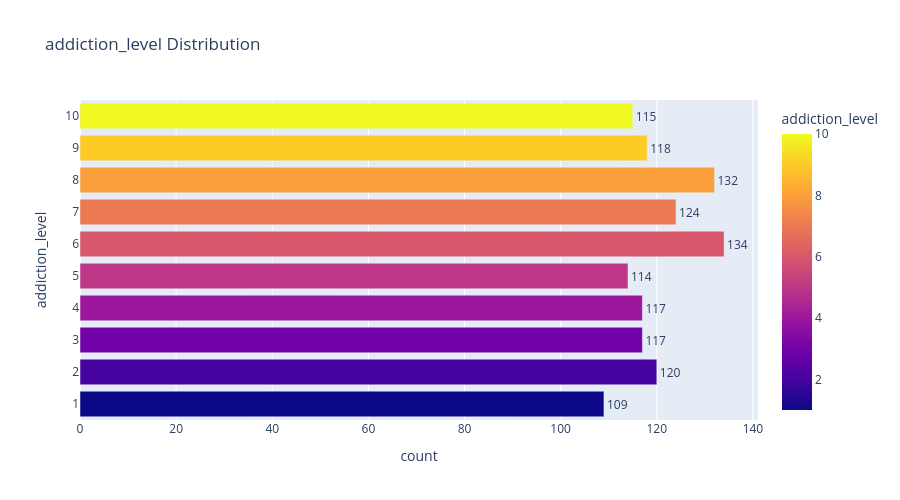

Notebook source saved alongside this figure:
### Code cell
addiction_counts = df['addiction_level'].value_counts().reset_index()

fig = px.bar(addiction_counts, x='count', y='addiction_level', text='count', color='addiction_level',orientation='h', title='addiction_level Distribution')
fig.update_traces(textposition='outside')
fig.update_layout(xaxis_title='count', yaxis_title='addiction_level', showlegend=False, height=500, yaxis=dict(tickmode='linear', tick0=1, dtick=1))
fig.show()

### Figure 1 — Plotly figure (JSON) as saved in the notebook; plotly's stock layout.template omitted (floating-point values rounded to 4 significant figures)
{"data": [{"hovertemplate": "count=%{text}<br>addiction_level=%{marker.color}<extra></extra>", "legendgroup": "", "marker": {"color": [6, 8, 7, 2, 9, 4, 3, 10, 5, 1], "coloraxis": "coloraxis", "pattern": {"shape": ""}}, "name": "", "orientation": "h", "showlegend": false, "text": [134.0, 132.0, 124.0, 120.0, 118.0, 117.0, 117.0, 115.0, 114.0, 109.0], "textposition": "outside", "type": "bar", "x": [134, 132, 124, 120, 118, 117, 117, 115, 114, 109], "xaxis": "x", "y": [6, 8, 7, 2, 9, 4, 3, 10, 5, 1], "yaxis": "y"}], "layout": {"barmode": "relative", "coloraxis": {"colorbar": {"title": {"text": "addiction_level"}}, "colorscale": [[0, "#0d0887"], [0.1111, "#46039f"], [0.2222, "#7201a8"], [0.3333, "#9c179e"], [0.4444, "#bd3786"], [0.5556, "#d8576b"], [0.6667, "#ed7953"], [0.7778, "#fb9f3a"], [0.8889, "#fdca26"], [1, "#f0f921"]]}, "height": 500, "legend": {"tracegroupgap": 0}, "showlegend": false, "title": {"text": "addiction_level Distribution"}, "xaxis": {"anchor": "y", "domain": [0, 1], "title": {"text": "count"}}, "yaxis": {"anchor": "x", "domain": [0, 1], "dtick": 1, "tick0": 1, "tickmode": "linear", "title": {"text": "addiction_level"}}}}
